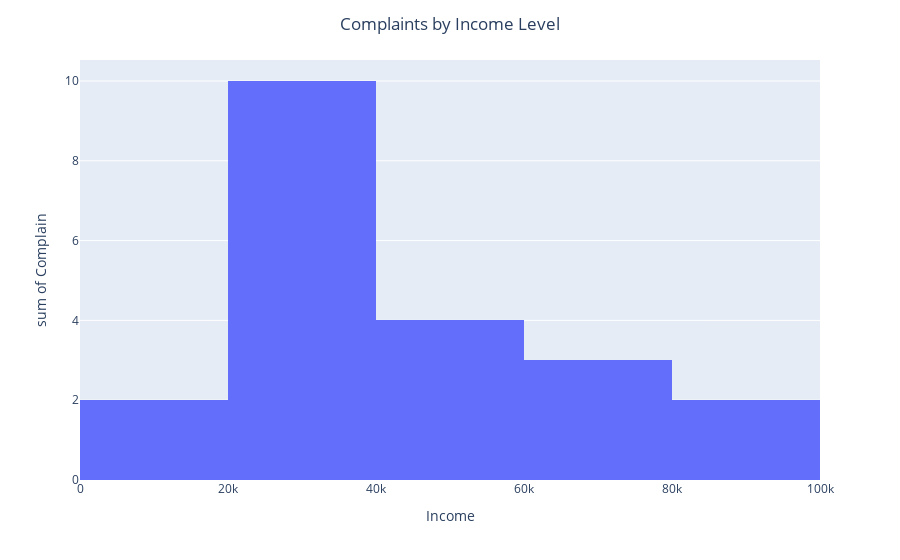

Notebook code for this chart:
### Markdown cell above
### Question 2: Do rich people complain more?

**Process**: Use Plotly to produce a histogram of `Income` vs `Complain`. To amke this plot meangful, we first create a trimmed version of the original dataframe, `df_trimmed` to include users with an income of lesser that or equal to $150,000.

### Code cell
df_trimmed = df[df['Income'] <= 150_000]
plt2 = px.histogram(df_trimmed, x = 'Income', y = 'Complain', nbins = 10)
plt2.update_layout(title="Complaints by Income Level", title_x = 0.5)
plt2.show()
plt2.write_html("data\Complaints by Income level.html")

### Figure 1 — Plotly figure (JSON) as saved in the notebook; plotly's stock layout.template omitted (floating-point values rounded to 4 significant figures; data arrays with more than 128 entries replaced by an {"elided": "..."} marker saying what was removed)
{"data": [{"alignmentgroup": "True", "bingroup": "x", "histfunc": "sum", "hovertemplate": "Income=%{x}<br>sum of Complain=%{y}<extra></extra>", "legendgroup": "", "marker": {"color": "#636efa", "pattern": {"shape": ""}}, "name": "", "nbinsx": 10, "offsetgroup": "", "orientation": "v", "showlegend": false, "type": "histogram", "x": {"elided": "2208 int values"}, "xaxis": "x", "y": {"elided": "2208 int values"}, "yaxis": "y"}], "layout": {"barmode": "relative", "legend": {"tracegroupgap": 0}, "margin": {"t": 60}, "title": {"text": "Complaints by Income Level", "x": 0.5}, "xaxis": {"anchor": "y", "domain": [0, 1], "title": {"text": "Income"}}, "yaxis": {"anchor": "x", "domain": [0, 1], "title": {"text": "sum of Complain"}}}}
